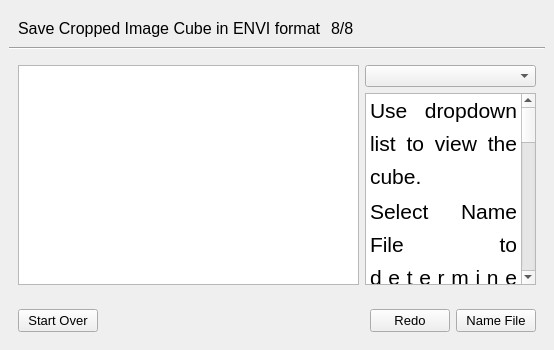
          <widget class="QWidget" name="finishOp">
           <layout class="QGridLayout" name="gridLayout_2">
            <property name="leftMargin">
             <number>0</number>
            </property>
            <property name="topMargin">
             <number>0</number>
            </property>
            <property name="rightMargin">
             <number>0</number>
            </property>
            <property name="bottomMargin">
             <number>0</number>
            </property>
            <item row="1" column="0">
             <widget class="QWidget" name="widget" native="true">
              <layout class="QVBoxLayout" name="verticalLayout_12">
               <item>
                <widget class="QWidget" name="finishInfoBar" native="true">
                 <layout class="QHBoxLayout" name="horizontalLayout">
                  <property name="bottomMargin">
                   <number>3</number>
                  </property>
                  <item>
                   <widget class="QLabel" name="finishPageTitle">
                    <property name="sizePolicy">
                     <sizepolicy hsizetype="Preferred" vsizetype="Preferred">
                      <horstretch>1</horstretch>
                      <verstretch>0</verstretch>
                     </sizepolicy>
                    </property>
                    <property name="font">
                     <font>
                      <pointsize>12</pointsize>
                     </font>
                    </property>
                    <property name="text">
                     <string>Save Cropped Image Cube in ENVI format </string>
                    </property>
                   </widget>
                  </item>
                  <item>
                   <widget class="QLabel" name="finishPageNum">
                    <property name="sizePolicy">
                     <sizepolicy hsizetype="Preferred" vsizetype="Preferred">
                      <horstretch>1</horstretch>
                      <verstretch>0</verstretch>
                     </sizepolicy>
                    </property>
                    <property name="font">
                     <font>
                      <pointsize>12</pointsize>
                     </font>
                    </property>
                    <property name="text">
                     <string>8/8</string>
                    </property>
                   </widget>
                  </item>
                  <item>
                   <spacer name="horizontalSpacer_5">
                    <property name="orientation">
                     <enum>Qt::Horizontal</enum>
                    </property>
                    <property name="sizeHint" stdset="0">
                     <size>
                      <width>40</width>
                      <height>20</height>
                     </size>
                    </property>
                   </spacer>
                  </item>
                 </layout>
                </widget>
               </item>
               <item>
                <widget class="Line" name="line_2">
                 <property name="orientation">
                  <enum>Qt::Horizontal</enum>
                 </property>
                </widget>
               </item>
               <item>
                <widget class="QWidget" name="finishMainWidget" native="true">
                 <property name="sizePolicy">
                  <sizepolicy hsizetype="Preferred" vsizetype="Preferred">
                   <horstretch>0</horstretch>
                   <verstretch>10</verstretch>
                  </sizepolicy>
                 </property>
                 <layout class="QVBoxLayout" name="verticalLayout_11">
                  <property name="leftMargin">
                   <number>0</number>
                  </property>
                  <property name="topMargin">
                   <number>0</number>
                  </property>
                  <property name="rightMargin">
                   <number>0</number>
                  </property>
                  <property name="bottomMargin">
                   <number>0</number>
                  </property>
                  <item>
                   <widget class="QWidget" name="finishMain" native="true">
                    <property name="sizePolicy">
                     <sizepolicy hsizetype="Preferred" vsizetype="Preferred">
                      <horstretch>0</horstretch>
                      <verstretch>8</verstretch>
                     </sizepolicy>
                    </property>
                    <layout class="QGridLayout" name="gridLayout_20">
                     <item row="0" column="1">
                      <widget class="QWidget" name="finishInfoMain" native="true">
                       <property name="sizePolicy">
                        <sizepolicy hsizetype="Preferred" vsizetype="Preferred">
                         <horstretch>1</horstretch>
                         <verstretch>0</verstretch>
                        </sizepolicy>
                       </property>
                       <layout class="QVBoxLayout" name="verticalLayout_40">
                        <property name="leftMargin">
                         <number>0</number>
                        </property>
                        <property name="topMargin">
                         <number>0</number>
                        </property>
                        <property name="rightMargin">
                         <number>0</number>
                        </property>
                        <property name="bottomMargin">
                         <number>0</number>
                        </property>
                        <item>
                         <widget class="QComboBox" name="finishComboBox"/>
                        </item>
                        <item>
                         <widget class="QTextEdit" name="finishInfoText">
                          <property name="font">
                           <font>
                            <pointsize>16</pointsize>
                           </font>
                          </property>
                          <property name="html">
                           <string>&lt;!DOCTYPE HTML PUBLIC &quot;-//W3C//DTD HTML 4.0//EN&quot; &quot;http://www.w3.org/TR/REC-html40/strict.dtd&quot;&gt;
&lt;html&gt;&lt;head&gt;&lt;meta name=&quot;qrichtext&quot; content=&quot;1&quot; /&gt;&lt;meta charset=&quot;utf-8&quot; /&gt;&lt;style type=&quot;text/css&quot;&gt;
p, li { white-space: pre-wrap; }
hr { height: 1px; border-width: 0; }
li.unchecked::marker { content: &quot;\2610&quot;; }
li.checked::marker { content: &quot;\2612&quot;; }
&lt;/style&gt;&lt;/head&gt;&lt;body style=&quot; font-family:'Segoe UI'; font-size:16pt; font-weight:400; font-style:normal;&quot;&gt;
&lt;p align=&quot;justify&quot; style=&quot; margin-top:0px; margin-bottom:0px; margin-left:0px; margin-right:0px; -qt-block-indent:0; text-indent:0px; line-height:138%;&quot;&gt;&lt;span style=&quot; font-family:'Arial'; color:#000000; background-color:transparent;&quot;&gt;Use dropdown list to view the cube.&lt;/span&gt;&lt;/p&gt;
&lt;p align=&quot;justify&quot; style=&quot; margin-top:0px; margin-bottom:0px; margin-left:0px; margin-right:0px; -qt-block-indent:0; text-indent:0px; line-height:138%;&quot;&gt;&lt;span style=&quot; font-family:'Arial'; color:#000000; background-color:transparent;&quot;&gt;Select Name File to determine location of files.&lt;/span&gt;&lt;/p&gt;
&lt;p align=&quot;justify&quot; style=&quot; margin-top:0px; margin-bottom:0px; margin-left:0px; margin-right:0px; -qt-block-indent:0; text-indent:0px; line-height:138%;&quot;&gt;&lt;span style=&quot; font-family:'Arial'; color:#000000; background-color:transparent;&quot;&gt;The following files will be saved to the selected folder:&lt;/span&gt;&lt;/p&gt;
&lt;p align=&quot;justify&quot; style=&quot; margin-top:0px; margin-bottom:0px; margin-left:0px; margin-right:0px; -qt-block-indent:0; text-indent:0px; line-height:138%;&quot;&gt;&lt;span style=&quot; font-family:'Arial'; color:#000000; background-color:transparent;&quot;&gt;	1) ENVI Image Cube&lt;/span&gt;&lt;/p&gt;
&lt;p align=&quot;justify&quot; style=&quot; margin-top:0px; margin-bottom:0px; margin-left:0px; margin-right:0px; -qt-block-indent:0; text-indent:0px; line-height:138%;&quot;&gt;&lt;span style=&quot; font-family:'Arial'; color:#000000; background-color:transparent;&quot;&gt;	2) Metadata&lt;/span&gt;&lt;/p&gt;
&lt;p align=&quot;justify&quot; style=&quot; margin-top:0px; margin-bottom:0px; margin-left:0px; margin-right:0px; -qt-block-indent:0; text-indent:0px; line-height:138%;&quot;&gt;&lt;span style=&quot; font-family:'Arial'; color:#000000; background-color:transparent;&quot;&gt;	3) All raw image files as .tiffs&lt;/span&gt;&lt;/p&gt;
&lt;p align=&quot;justify&quot; style=&quot; margin-top:0px; margin-bottom:0px; margin-left:0px; margin-right:0px; -qt-block-indent:0; text-indent:0px; line-height:138%;&quot;&gt;&lt;span style=&quot; font-family:'Arial'; color:#000000; background-color:transparent;&quot;&gt;	4) Exposure profile&lt;/span&gt;&lt;/p&gt;
&lt;p align=&quot;justify&quot; style=&quot; margin-top:0px; margin-bottom:0px; margin-left:0px; margin-right:0px; -qt-block-indent:0; text-indent:0px; line-height:138%;&quot;&gt;&lt;span style=&quot; font-family:'Arial'; color:#000000; background-color:transparent;&quot;&gt;	5) Flats and noise images&lt;/span&gt;&lt;/p&gt;
&lt;p align=&quot;justify&quot; style=&quot;-qt-paragraph-type:empty; margin-top:0px; margin-bottom:0px; margin-left:0px; margin-right:0px; -qt-block-indent:0; text-indent:0px; line-height:138%; font-family:'Arial'; color:#000000;&quot;&gt;&lt;br /&gt;&lt;/p&gt;&lt;/body&gt;&lt;/html&gt;</string>
                          </property>
                         </widget>
                        </item>
                       </layout>
                      </widget>
                     </item>
                     <item row="0" column="0">
                      <widget class="QGraphicsView" name="finishView">
                       <property name="sizePolicy">
                        <sizepolicy hsizetype="Expanding" vsizetype="Expanding">
                         <horstretch>2</horstretch>
                         <verstretch>0</verstretch>
                        </sizepolicy>
                       </property>
                      </widget>
                     </item>
                    </layout>
                   </widget>
                  </item>
                  <item>
                   <widget class="QWidget" name="finishActionBar" native="true">
                    <property name="sizePolicy">
                     <sizepolicy hsizetype="Preferred" vsizetype="Preferred">
                      <horstretch>0</horstretch>
                      <verstretch>1</verstretch>
                     </sizepolicy>
                    </property>
                    <layout class="QHBoxLayout" name="horizontalLayout_7">
                     <property name="bottomMargin">
                      <number>9</number>
                     </property>
                     <item>
                      <widget class="QPushButton" name="finishStartOverButton">
                       <property name="font">
                        <font>
                         <pointsize>10</pointsize>
                        </font>
                       </property>
                       <property name="text">
                        <string>Start Over</string>
                       </property>
                      </widget>
                     </item>
                     <item>
                      <spacer name="horizontalSpacer_6">
                       <property name="orientation">
                        <enum>Qt::Horizontal</enum>
                       </property>
                       <property name="sizeHint" stdset="0">
                        <size>
                         <width>40</width>
                         <height>20</height>
                        </size>
                       </property>
                      </spacer>
                     </item>
                     <item>
                      <widget class="QPushButton" name="finishRedoButton">
                       <property name="font">
                        <font>
                         <pointsize>10</pointsize>
                        </font>
                       </property>
                       <property name="text">
                        <string>Redo</string>
                       </property>
                      </widget>
                     </item>
                     <item>
                      <widget class="QPushButton" name="finishFinishButton">
                       <property name="font">
                        <font>
                         <pointsize>10</pointsize>
                        </font>
                       </property>
                       <property name="text">
                        <string>Name File</string>
                       </property>
                      </widget>
                     </item>
                    </layout>
                   </widget>
                  </item>
                 </layout>
                </widget>
               </item>
              </layout>
             </widget>
            </item>
           </layout>
          </widget>
